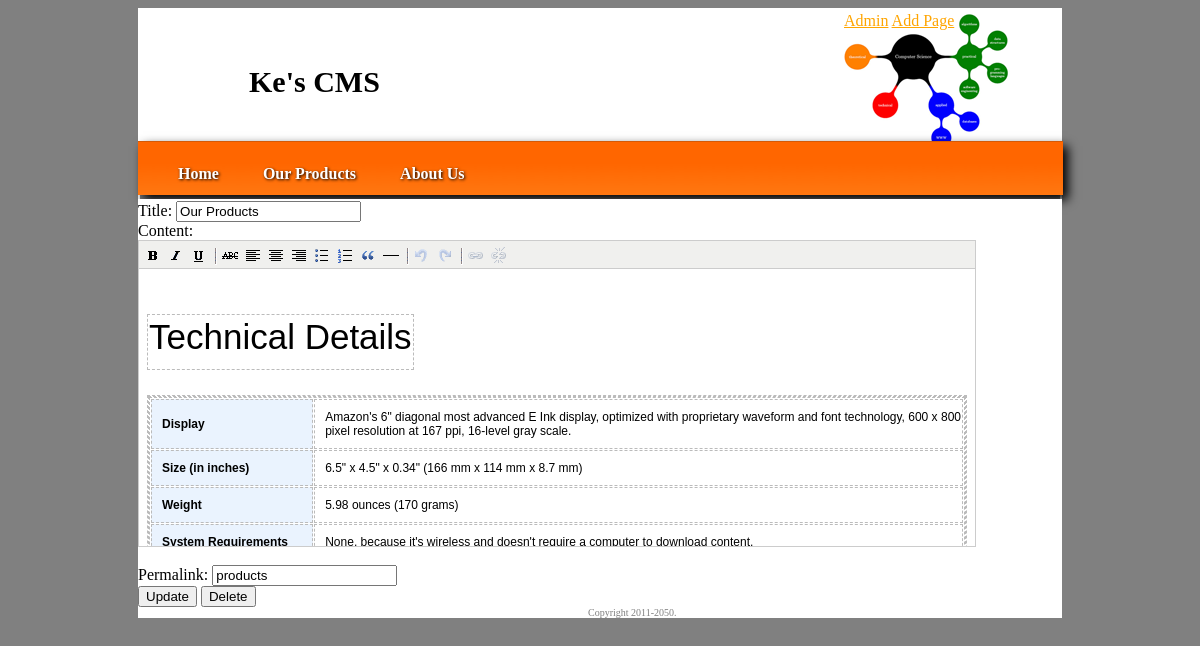
Page /edit.php?id=15 on the committed database.
### tables this page shows
CREATE TABLE IF NOT EXISTS `cmsinfo` (
  `order` tinyint(15) NOT NULL DEFAULT '0',
  `title` varchar(100) NOT NULL,
  `content` text,
  `update_at` timestamp NOT NULL DEFAULT CURRENT_TIMESTAMP ON UPDATE CURRENT_TIMESTAMP,
  `created_at` timestamp NOT NULL DEFAULT '0000-00-00 00:00:00',
  `permalink` varchar(20) NOT NULL,
  `id` int(11) NOT NULL AUTO_INCREMENT,
  PRIMARY KEY (`id`)
);

### edit.php (the view, shortened to what this page needs)
<?php
    if(empty($_GET['id'])){
        echo "<META HTTP-EQUIV='refresh' CONTENT='0;URL=index.php'>";
    }
    else{
       $id=trim($_GET['id']);
        require('header.php');
    }
        $query="SELECT title,content,permalink FROM cmsinfo WHERE id = ?";
        $STH=$DBH->prepare($query);
        $STH->bindParam(1,$id);
        $STH->execute();
        $STH->setFetchMode(PDO::FETCH_ASSOC);
        $row = $STH->fetch();
?>
            <form method="post" action="#">
                    <label for="title">Title: </label>
                    <input type="text" name="title" id="title" value="<?=$row['title']?>" required/><br />
                    <label for="content">Content:</label><br />
                    <textarea name="content" id="content"><?=$row['content']?></textarea><br />
                    <label for="permalink">Permalink: </label>
                    <input type="text" name="permalink" id="permalink" value="<?=$row['permalink']?>" required/><br/>
                    <input type="submit" name="update" value="Update" onclick="form.action='update.php';"/>
                    <input type="submit" name="delete" value="Delete" onclick="form.action='delete.php';" />
            </form>
<?php require('footer.php')?>

### menu.php
<?php
    require_once('dbConfig.php');
    $query="SELECT title, permalink FROM cmsinfo";
    $STH=$DBH->query($query);
    $STH->setFetchMode(PDO::FETCH_ASSOC);
    while($row = $STH->fetch()): ?>
       <a href="index.php?p=<?= $row['permalink']?>"><?=$row['title']?></a>
    <? endwhile; ?>

### cms.css (style rules this page uses)
body { background-color:gray; }
a:link, a:visited, a:active { color:orange; }
#menu nav a { color:white; text-decoration:none; font-weight:bold; margin-left:40px; }

### js/tiny_mce/themes/advanced/skins/default/content.css (style rules this page uses)
body, td, pre { color:#000; font-family:Verdana, Arial, Helvetica, sans-serif; font-size:10px; margin:8px; }
body { background:#FFF; }

### rows in the picture
cmsinfo: title "Home"
cmsinfo: title "Our Products", permalink "products"
cmsinfo: title "About Us"
